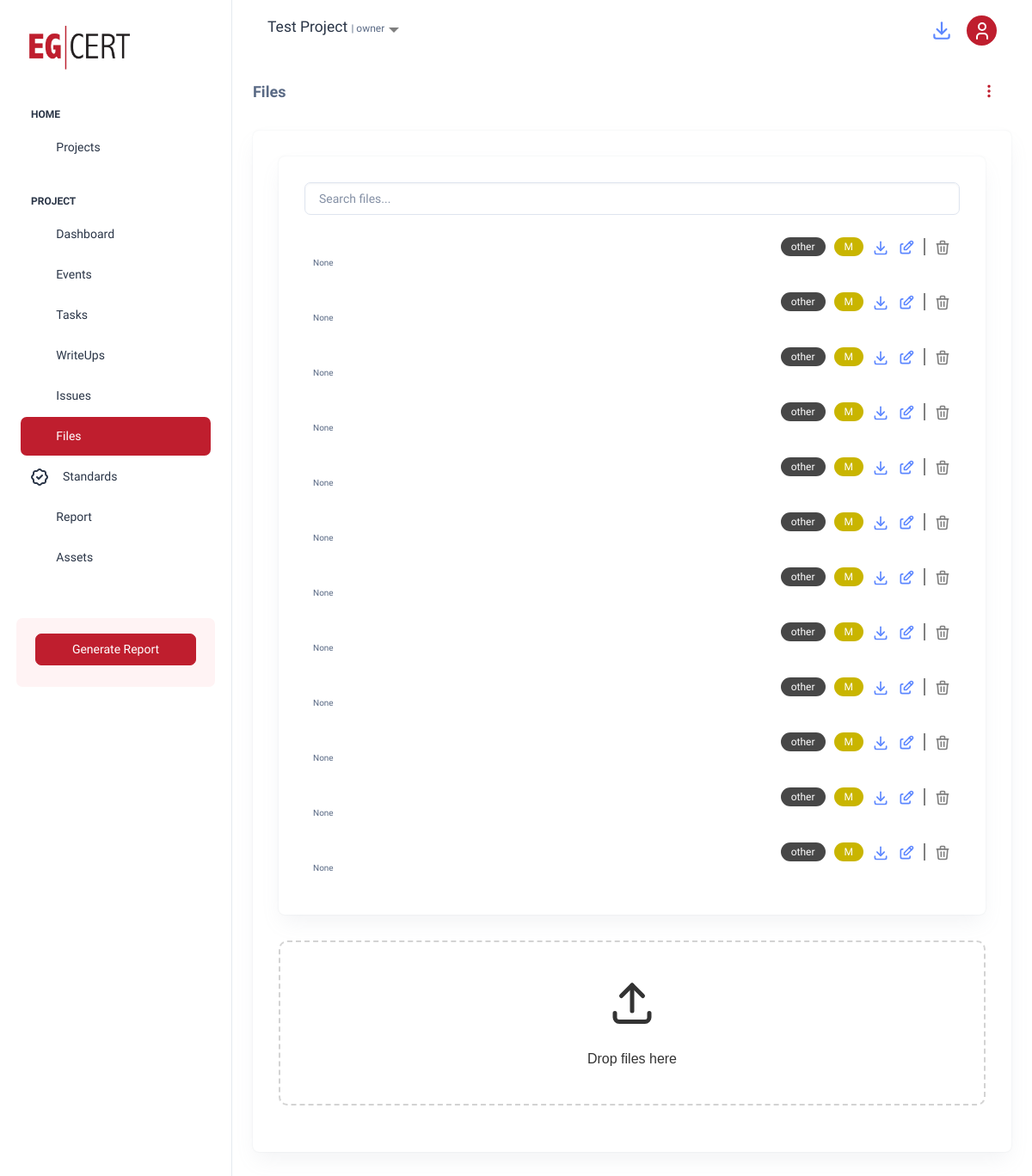
/files/project/5/files/ (signed in), run on an earlier commit of the app's database.
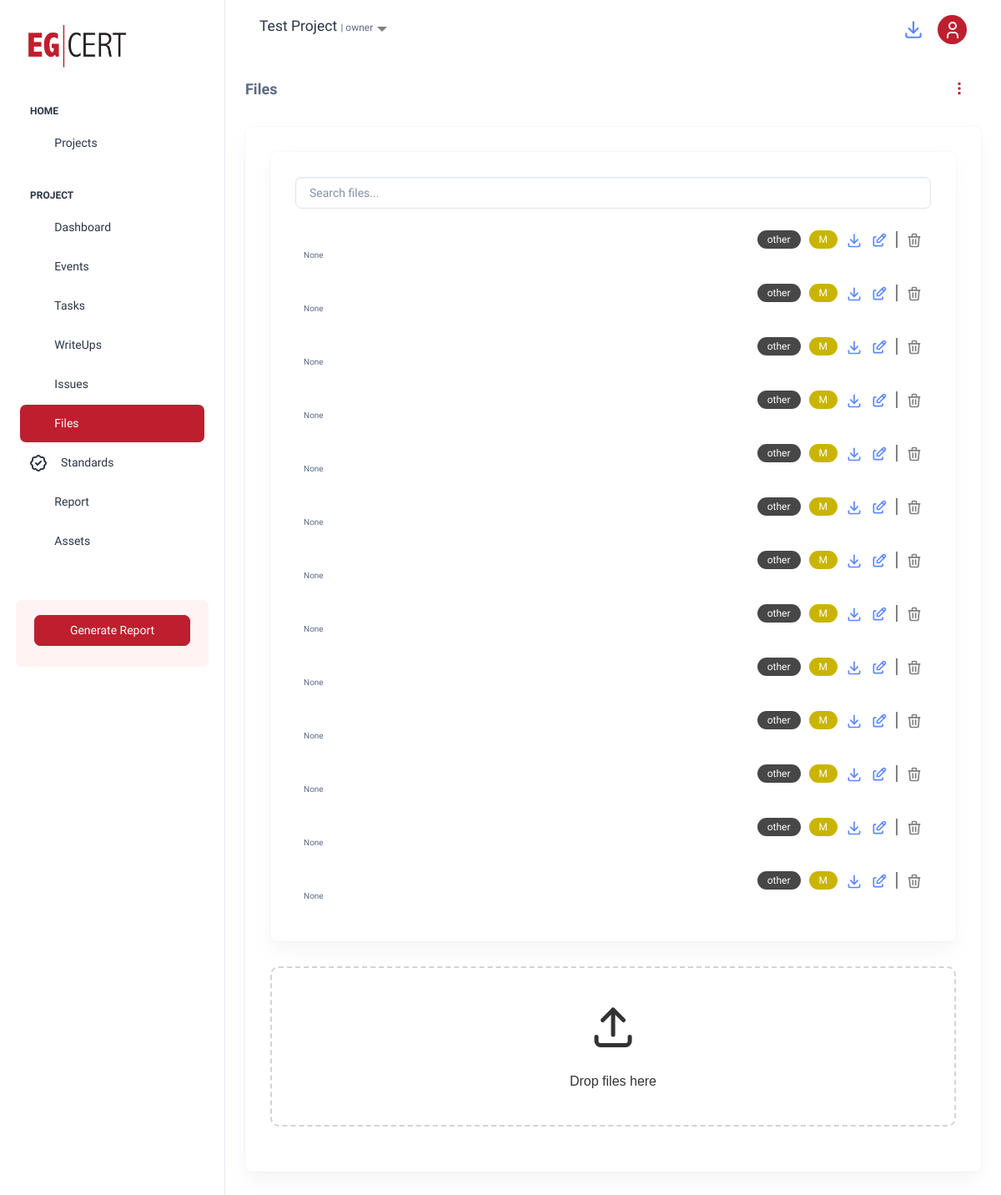
And on a later commit of the database.
### files/models.py (models this page shows, shortened)
class File(models.Model):
    FILE_TYPE_CHOICES = [
        ('external', 'External Entity'),
        ('exported', 'Exported During Pentest'),
        ('result', 'Result of the Test'),
        ('reply', 'Document Reply'),
        ('letter', 'Letter'),
        ('firmware', 'Firmware'),
        ('log', 'Log File'),
        ('exploit', 'Exploit Script/Code'),
        ('configuration', 'Configuration File'),
        ('tool', 'Tool'),
        ('other', 'Other'),
        ('writeup', 'Writeup Related'),
    ]
    FILE_STATUS_CHOICES = [
        ('pending', 'Pending Analysis'),
        ('in_progress', 'In Progress'),
        ('completed', 'Analysis Completed'),
    ]
    CONFIDENTIALITY_LEVEL_CHOICES = [
        ('low', 'Low'),
        ('medium', 'Medium'),
        ('high', 'High'),
    ]
    project = models.ForeignKey(Project, related_name='files', on_delete=models.CASCADE)
    name = models.CharField(max_length=255)
    description = models.TextField(blank=True, null=True)
    file = models.FileField(upload_to='project_files/')
    created_at = models.DateTimeField(auto_now_add=True)
    file_type = models.CharField(
        max_length=20,
        choices=FILE_TYPE_CHOICES,
        default='other'  # Default value
    )
    file_status = models.CharField(max_length=15, choices=FILE_STATUS_CHOICES, default='pending')
    confidentiality_level = models.CharField(max_length=10, choices=CONFIDENTIALITY_LEVEL_CHOICES, default='medium')
    tags = models.CharField(max_length=255, blank=True, null=True, help_text="Comma-separated tags for categorization")
    related_vulnerabilities = models.TextField(blank=True, null=True, help_text="IDs or names of related vulnerabilities")
    uploaded_by = models.ForeignKey(
        'auth.User', on_delete=models.SET_NULL, null=True, blank=True, related_name='uploaded_files'
    )
    uploaded_at = models.DateTimeField(null=True, blank=True,)
    last_modified_at = models.DateTimeField(auto_now=True)

### files/views.py (the view)
# urls.py: path('project/<int:project_id>/files/', views.project_files, name='project_files'),
def project_files(request, project_id):
    project = get_object_or_404(Project, id=project_id)
    if not (request.user == project.owner or request.user.is_staff or request.user in project.project_workers.all()):
        raise PermissionDenied  # Deny access if the user is not authorized
    files = project.files.all()
    return render(request, 'files/project_files.html', {'project': project, 'files': files})

### projects/context_processors.py (called while the page is built)
def user_projects(request):
    if request.user.is_authenticated:
        projects = Project.objects.filter(project_workers=request.user) | Project.objects.filter(owner=request.user)
        print(projects)
        return {'user_projects': projects.distinct()}  # Use distinct() to avoid duplicate results
    return {'user_projects': []}

### projects/models.py (called while the page is built)
    def __str__(self):
        return self.name

### files/templates/files/project_files.html (shortened to what this page needs)
{% extends "base_for_project.html" %}
{% load static %}
{% block extra_css %}
<link href="https://cdnjs.cloudflare.com/ajax/libs/select2/4.0.13/css/select2.min.css" rel="stylesheet"/>
<link rel="stylesheet" href="https://cdn.jsdelivr.net/npm/@yaireo/tagify@3.22.0/dist/tagify.css">
<link rel="stylesheet" href="{% static 'custom/styles/files.css' %}">
<link href="https://cdn.jsdelivr.net/npm/bootstrap-icons/font/bootstrap-icons.css" rel="stylesheet"/>
{% endblock %}
{% block content %}
  <div class="card-body container-fluid">
    <h5 class="card-title fw-semibold mb-4 d-flex justify-content-between align-items-center">
      Files
      <div class="dropdown">
        <button  class="btn btn-link"  type="button"  id="dropdownMenuButton"  data-bs-toggle="dropdown"  aria-expanded="false">
          <i class="bi bi-three-dots-vertical"></i>
        </button>
      </div>
    </h5>
    <div class="card">
        <div class="card-body" >
            <div class="card">
              <div class="card-body">
                <div class="table-responsive">
                 <div class="mb-3">
                  <input type="text" id="searchBar" oninput="filterFiles()" placeholder="Search files..." class="form-control"  value="{{ project_name }}" >
                </div>
                <div class="file-list">
                  {% for file in files %}
                    <div class="file-item" id="file_item_id{{file.id}}" data-file-name="{{ file.name|lower }}">
                      <div class="file-header" style="display: flex; justify-content: space-between; align-items: center;">
                        <div style="display: flex; gap: 10px; align-items: center;">
                          <span class="badge category" style="background-color: rgb(71, 71, 71) ; border-radius: 20px; padding: 5px 12px; font-size: 0.75rem;">
                            {{ file.file_type }}
                          </span>
                          <span class="badge" style="background-color:
                            {% if file.confidentiality_level == 'high'%}
                            rgb(185, 34, 0)
                            {% elif file.confidentiality_level == 'medium'%}
                            rgb(201, 181, 0)
                            {% elif file.confidentiality_level == 'low'%}
                            rgb(29, 199, 43)
                            {%endif%}
                          ; border-radius: 20px; padding: 5px 12px; font-size: 0.75rem;">
                          {{ file.confidentiality_level|slice:":1"|capfirst }}
                          </span>
                          <a href="{{ file.file.url }}" class="edit-icon">
                          </a>
                          {% if user == file.uploaded_by or user == file.project.owner or user.is_staff  %}
                          <a href="{% url 'files:edit_file' file.id %}" class="edit-icon">
                          </a>
                          <div style="height: 20px; width: 2px; background-color: gray;"></div>
                          <a href="javascript:void(0)" onclick="deletefile('{{file.id}}')" class="delete_icon">
                          </a>
                          {%endif%}
                        </div>
                      </div>
                      <p class="fw-normal file-description" style="font-size: 10px;">
                        {{ file.description }}
                      </p>
                    </div>
                  {% endfor %}
                </div>
                </div>
              </div>
            </div>
            <div class="mb-4">
              <div id="dropzone" class="dropzone">
                <div class="mb-4">
                  <div class="icon-label">
                  </div>
                </div>
                <p>Drop files here</p>
              </div>
            </div>
          </div>
    </div>
  </div>
{% endblock %}

What changed in the data, as far as the page shows it:
added File: file_type "other", confidentiality_level "M", description "None"
